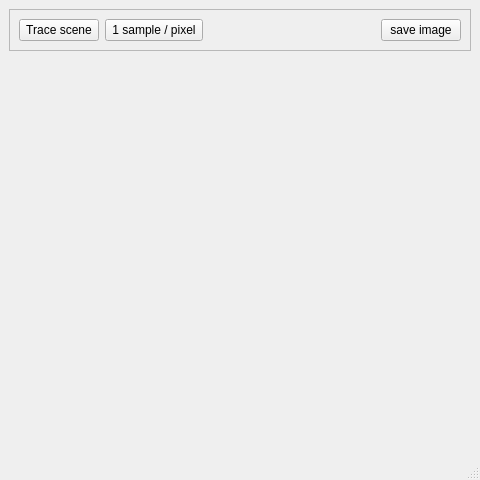
<ui version="4.0" >
 <class>CG_Window</class>
 <widget class="QMainWindow" name="CG_Window" >
  <property name="geometry" >
   <rect>
    <x>0</x>
    <y>0</y>
    <width>480</width>
    <height>480</height>
   </rect>
  </property>
  <property name="windowTitle" >
   <string>Computer Graphics</string>
  </property>
  <widget class="QWidget" name="centralwidget" >
   <layout class="QVBoxLayout" >
    <item>
     <widget class="QFrame" name="frame_buttons" >
      <property name="frameShape" >
       <enum>QFrame::StyledPanel</enum>
      </property>
      <property name="frameShadow" >
       <enum>QFrame::Raised</enum>
      </property>
      <layout class="QHBoxLayout" >
       <item>
        <widget class="QPushButton" name="pushButton_Render" >
         <property name="text" >
          <string>Trace scene</string>
         </property>
        </widget>
       </item>
       <item>
        <widget class="QPushButton" name="pushButton_Mode" >
         <property name="text" >
          <string> 1 sample / pixel </string>
         </property>
        </widget>
       </item>
       <item>
        <spacer>
         <property name="orientation" >
          <enum>Qt::Horizontal</enum>
         </property>
         <property name="sizeHint" >
          <size>
           <width>40</width>
           <height>20</height>
          </size>
         </property>
        </spacer>
       </item>
       <item>
        <widget class="QWidget" native="1" name="widget" />
       </item>
       <item>
        <widget class="QPushButton" name="pushButton_Save" >
         <property name="text" >
          <string>save image</string>
         </property>
        </widget>
       </item>
      </layout>
     </widget>
    </item>
    <item>
     <widget class="cg_Canvas" native="1" name="drawCanvas" >
      <property name="sizePolicy" >
       <sizepolicy vsizetype="Expanding" hsizetype="Expanding" >
        <horstretch>0</horstretch>
        <verstretch>0</verstretch>
       </sizepolicy>
      </property>
     </widget>
    </item>
   </layout>
  </widget>
  <widget class="QMenuBar" name="menubar" >
   <property name="geometry" >
    <rect>
     <x>0</x>
     <y>0</y>
     <width>480</width>
     <height>21</height>
    </rect>
   </property>
  </widget>
  <widget class="QStatusBar" name="statusbar" />
 </widget>
 <customwidgets>
  <customwidget>
   <class>cg_Canvas</class>
   <extends>QWidget</extends>
   <header>cg_Canvas.h</header>
   <container>1</container>
  </customwidget>
 </customwidgets>
 <resources/>
 <connections/>
</ui>
